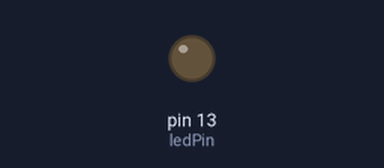
A sketch run on a simulated Arduino Uno, built with avr-gcc and run on an emulated ATmega328P. On the bench: output pins drawn as LEDs (lit = HIGH).

Above: at 1.0 s.
At 5.4 s:
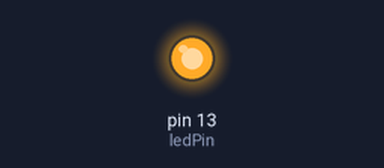
Timing chart, 0 to 9.6 s (numbered marks = the images above):
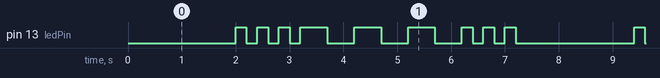

Measured:
- by itself, pin 13 (ledPin): repeats every 7.4 s: 2 × (LOW 0.20 s, HIGH 0.20 s), LOW 0.20 s, 3 × (HIGH 0.50 s, LOW 0.50 s), 2 × (HIGH 0.20 s, LOW 0.20 s), HIGH 0.20 s, LOW 2.2 s, HIGH 0.20 s
- by itself, everything shown: repeats every 7.4 s, in 18 steps

The sketch:

sos.ino
```cpp
int ledPin = 13;

void setup()
{
  pinMode(ledPin, OUTPUT);
}

void flash(int pin, int duracao){
  digitalWrite(pin, HIGH);
  delay(duracao);
  digitalWrite(pin, LOW);
  delay(duracao);
}

void loop(){
  delay(2000);
  //primeiro s
  flash(ledPin,200);
  flash(ledPin,200);
  flash(ledPin,200);
  //letra 0
  flash(ledPin,500);
  flash(ledPin,500);
  flash(ledPin,500);
  //segundo s
  flash(ledPin,200);
  flash(ledPin,200);
  flash(ledPin,200);

}
/*
void loop()
{
  //S (...) O (---) S (...)
  digitalWrite(ledPin, HIGH);
  //S(...) Primeiro ponto
  delay(200);
  digitalWrite(ledPin, LOW);
  delay(200);
  digitalWrite(ledPin, HIGH);
  //Segundo ponto
  delay(200);
  digitalWrite(ledPin, LOW);
  delay(200);
  digitalWrite(ledPin, HIGH);
  //Terceiro ponto
  delay(200);
  digitalWrite(ledPin, LOW);
  delay(200);
  digitalWrite(ledPin, HIGH);

  //O(---) Primeiro traço
  delay(500);
  digitalWrite(ledPin, LOW);
  delay(500);
  digitalWrite(ledPin, HIGH);
  //Segundo traço
  delay(500);
  digitalWrite(ledPin, LOW);
  delay(500);
  digitalWrite(ledPin, HIGH);
  //Terceiro traço
  delay(500);
  digitalWrite(ledPin, LOW);
  delay(500);
  digitalWrite(ledPin, HIGH);
  delay(500);

  //S(...) Primeiro ponto
  delay(200);
  digitalWrite(ledPin, LOW);
  delay(200);
  digitalWrite(ledPin, HIGH);
  //Segundo ponto
  delay(200);
  digitalWrite(ledPin, LOW);
  delay(200);
  digitalWrite(ledPin, HIGH);
  //Terceiro ponto
  delay(200);
  digitalWrite(ledPin, LOW);
  delay(200);
  digitalWrite(ledPin, HIGH);
}*/
```
